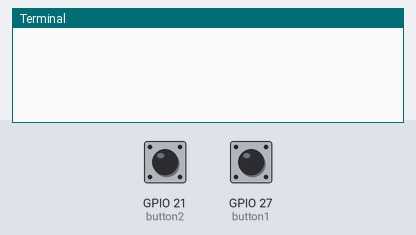
Bench run of a program on a simulated Raspberry Pi (BCM pin numbers). On the bench: the last lines printed to the terminal. The inputs (shaded band) are chosen by the test bench; at power-on: GPIO 21 (button2) HIGH, GPIO 27 (button1) HIGH.

Above: at 1.2 s.
1.3 s: GPIO 21 (button2) pulled LOW for 0.15 s
At 2.6 s:
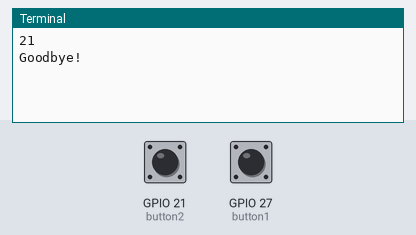
2.9 s: GPIO 27 (button1) pulled LOW for 0.15 s
At 3.03 s:
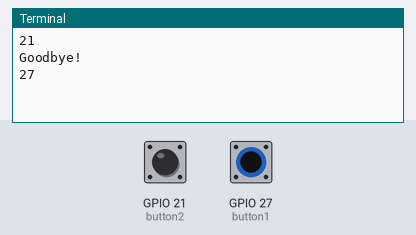

Measured:
- after the input at 1.3 s, the terminal: prints a new line at once (image 1)
- after the input at 2.9 s, the terminal: prints a new line at once (image 2)

The program:

zero_testing_v04.py
```python
from gpiozero import Button
from signal import pause

def say_hello(button, text = ""):

    print(text + str(button.pin.number))

def say_goodbye():
    print("Goodbye!")

button1 = Button(27)
button2 = Button(21)

button1.when_pressed = say_hello
button1.when_released = say_goodbye
button2.when_pressed = say_hello
button2.when_released = say_goodbye

pause()
```
